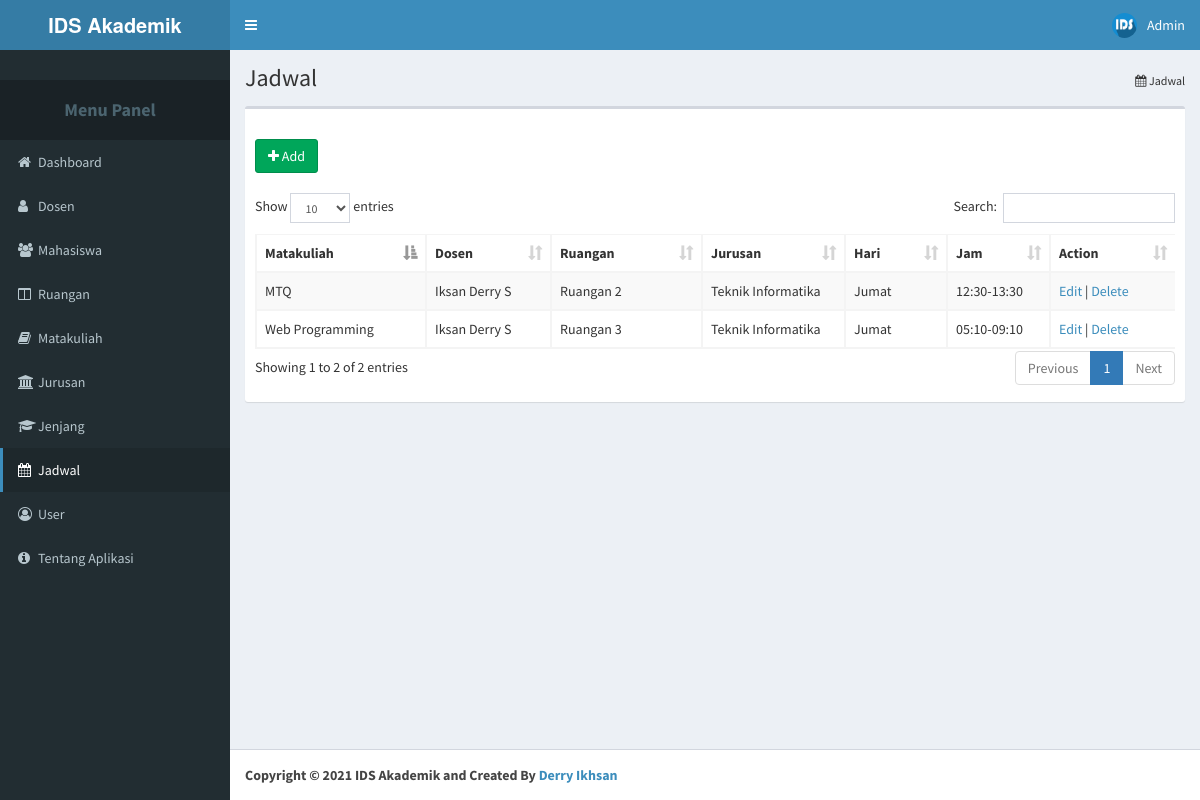
The page /1/jadwal.php (signed in) on the database its author committed.
### tables this page shows
CREATE TABLE IF NOT EXISTS `jadwal` (
  `Id_Jadwal` int(11) NOT NULL AUTO_INCREMENT,
  `Kode_Matakuliah_Jadwal` varchar(50) NOT NULL,
  `NIP_Jadwal` varchar(50) NOT NULL,
  `Kode_Ruangan_Jadwal` varchar(50) NOT NULL,
  `Kode_Jurusan_Jadwal` varchar(50) NOT NULL,
  `Hari` varchar(50) NOT NULL,
  `Jam` varchar(11) NOT NULL,
  PRIMARY KEY (`Id_Jadwal`),
  KEY `FK_jadwal_dosen` (`NIP_Jadwal`),
  KEY `FK_jadwal_ruangan` (`Kode_Ruangan_Jadwal`),
  KEY `FK_jadwal_matakuliah` (`Kode_Matakuliah_Jadwal`),
  KEY `FK_jadwal_jurusan` (`Kode_Jurusan_Jadwal`),
  CONSTRAINT `FK_jadwal_dosen` FOREIGN KEY (`NIP_Jadwal`) REFERENCES `dosen` (`NIP`),
  CONSTRAINT `FK_jadwal_jurusan` FOREIGN KEY (`Kode_Jurusan_Jadwal`) REFERENCES `jurusan` (`Kode_Jurusan`),
  CONSTRAINT `FK_jadwal_matakuliah` FOREIGN KEY (`Kode_Matakuliah_Jadwal`) REFERENCES `matakuliah` (`Kode_Matakuliah`),
  CONSTRAINT `FK_jadwal_ruangan` FOREIGN KEY (`Kode_Ruangan_Jadwal`) REFERENCES `ruangan` (`Kode_Ruangan`)
);

CREATE TABLE IF NOT EXISTS `matakuliah` (
  `Kode_Matakuliah` varchar(50) NOT NULL,
  `Nama_Matakuliah` varchar(50) NOT NULL,
  `SKS` int(11) NOT NULL,
  PRIMARY KEY (`Kode_Matakuliah`)
);

CREATE TABLE IF NOT EXISTS `dosen` (
  `NIP` varchar(50) NOT NULL,
  `Nama_Dosen` varchar(50) NOT NULL,
  `Tanggal_Lahir` date NOT NULL,
  `JK` enum('L','P') NOT NULL,
  `No_Telp` varchar(50) NOT NULL,
  `Alamat` varchar(150) NOT NULL,
  PRIMARY KEY (`NIP`)
);

CREATE TABLE IF NOT EXISTS `ruangan` (
  `Kode_Ruangan` varchar(50) NOT NULL,
  `Nama_Ruangan` varchar(50) NOT NULL,
  PRIMARY KEY (`Kode_Ruangan`)
);

CREATE TABLE IF NOT EXISTS `jurusan` (
  `Kode_Jurusan` varchar(50) NOT NULL,
  `Nama_Jurusan` varchar(50) NOT NULL,
  `Kode_Jenjang_Jrs` varchar(50) NOT NULL,
  PRIMARY KEY (`Kode_Jurusan`),
  KEY `FK_jurusan_jenjang` (`Kode_Jenjang_Jrs`),
  CONSTRAINT `FK_jurusan_jenjang` FOREIGN KEY (`Kode_Jenjang_Jrs`) REFERENCES `jenjang` (`Kode_Jenjang`)
);

### 1/jadwal.php (the view, shortened to what this page needs)
<?php
include "../koneksi.php";
?>
<!DOCTYPE html>
<html>
 <head>
	<?php
		include "bundle_css.php";
	?>
  </head>
  <body class="hold-transition skin-blue sidebar-mini">
    <div class="wrapper">
      <?php
        include 'content_header.php';
       ?>
      <aside class="main-sidebar">
        <section class="sidebar">
          <div class="user-panel">
          </div>
          <ul class="sidebar-menu">
              <li class="header"><h4><b><center>Menu Panel</center></b></h4></li>
              <li><a href="index.php"><i class="fa fa-home"></i><span>Dashboard</span></a></li>
			        <li><a href="dosen.php"><i class="fa fa-user"></i><span>Dosen</span></a></li>
			        <li><a href="mahasiswa.php"><i class="fa fa-users"></i><span>Mahasiswa</span></a></li>
			        <li><a href="ruangan.php"><i class="fa fa-columns"></i><span>Ruangan</span></a></li>
			        <li><a href="matakuliah.php"><i class="fa fa-book"></i><span>Matakuliah</span></a></li>
			        <li><a href="jurusan.php"><i class="fa fa-university"></i><span>Jurusan</span></a></li>
			        <li><a href="jenjang.php"><i class="fa fa-graduation-cap"></i><span>Jenjang</span></a></li>
					<li class="active"><a href="jadwal.php"><i class="fa fa-calendar"></i><span>Jadwal</span></a></li>
					<li><a href="user.php"><i class="fa fa-user-circle-o"></i><span>User</span></a></li>
			        <li><a href="about.php"><i class="fa fa-info-circle"></i><span>Tentang Aplikasi</span></a></li>
          </ul>
        </section>
      </aside>
      <div class="content-wrapper">
        <section class="content-header">
          <h1>
            Jadwal
          </h1>
          <ol class="breadcrumb">
            <li><i class="fa fa-calendar"></i> Jadwal</li>
          </ol>
        </section>
        <section class="content">
          <div class="row">
            <div class="col-xs-12">
              <div class="box">
                <div class="box-header">
                </div>
                <div class="box-body">
				<a href="#"><button class="btn btn-success" type="button" data-target="#ModalAdd" data-toggle="modal"><i class="fa fa-plus"></i> Add</button></a>
                  <br></br>
				  <table id="data" class="table table-bordered table-striped table-scalable">
						<?php
							include "dt_jadwal.php";
						?>
                  </table>
                </div>
              </div>
            </div>
          </div>
        </section>
    </div>
	<?php
		include	"content_footer.php";
	?>
    </div>
  </body>
</html>

### 1/dt_jadwal.php (shortened to what this page needs)
<thead>
	<tr>
		<th>Matakuliah</th>
		<th>Dosen</th>
		<th>Ruangan</th>
		<th>Jurusan</th>
		<th>Hari</th>
		<th>Jam</th>
		<th>Action</th>
	</tr>
</thead>
<tbody>
	<?php
		$queryjadwal = mysqli_query ($konek, "SELECT Id_Jadwal, Kode_Matakuliah_Jadwal, NIP_Jadwal, Kode_Ruangan_Jadwal, Hari,
			Jam, Kode_Matakuliah, Nama_Matakuliah, NIP, Nama_Dosen, Kode_Ruangan, Nama_Ruangan, Kode_Jurusan, Nama_Jurusan FROM jadwal
			INNER JOIN matakuliah ON Kode_Matakuliah_Jadwal=Kode_Matakuliah
			INNER JOIN dosen ON NIP_Jadwal=NIP
			INNER JOIN ruangan ON Kode_Ruangan_Jadwal=Kode_Ruangan
			INNER JOIN jurusan ON Kode_Jurusan_Jadwal=Kode_Jurusan");
		while ($jadwal = mysqli_fetch_array ($queryjadwal)){
			echo "
				<tr>
					<td>$jadwal[Nama_Matakuliah]</td>
					<td>$jadwal[Nama_Dosen]</td>
					<td>$jadwal[Nama_Ruangan]</td>
					<td>$jadwal[Nama_Jurusan]</td>
					<td>$jadwal[Hari]</td>
					<td>$jadwal[Jam]</td>
					<td>
						<a href='#' class='open_modal' id='$jadwal[Id_Jadwal]'>Edit</a> |
						<a href='#' onClick='confirm_delete(\"jadwal_delete.php?Id_Jadwal=$jadwal[Id_Jadwal]\")'>Delete</a>
					</td>
				</tr>";
		}
	?>
</tbody>

### rows shown on the page
jadwal: Kode_Matakuliah_Jadwal.Nama_Matakuliah "Web Programming", NIP_Jadwal.Nama_Dosen "Iksan Derry S", Kode_Ruangan_Jadwal.Nama_Ruangan "Ruangan 3", Kode_Jurusan_Jadwal.Nama_Jurusan "Teknik Informatika", Hari "Jumat", Jam "05:10-09:10"
jadwal: Kode_Matakuliah_Jadwal.Nama_Matakuliah "MTQ", NIP_Jadwal.Nama_Dosen "Iksan Derry S", Kode_Ruangan_Jadwal.Nama_Ruangan "Ruangan 2", Kode_Jurusan_Jadwal.Nama_Jurusan "Teknik Informatika", Hari "Jumat", Jam "12:30-13:30"

### other values the page prints
$_SESSION["Username"] "Admin"
